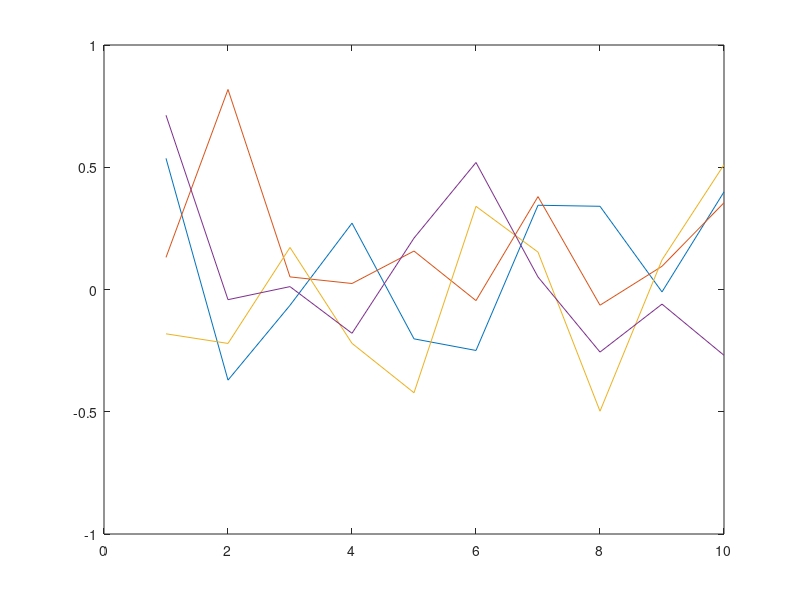
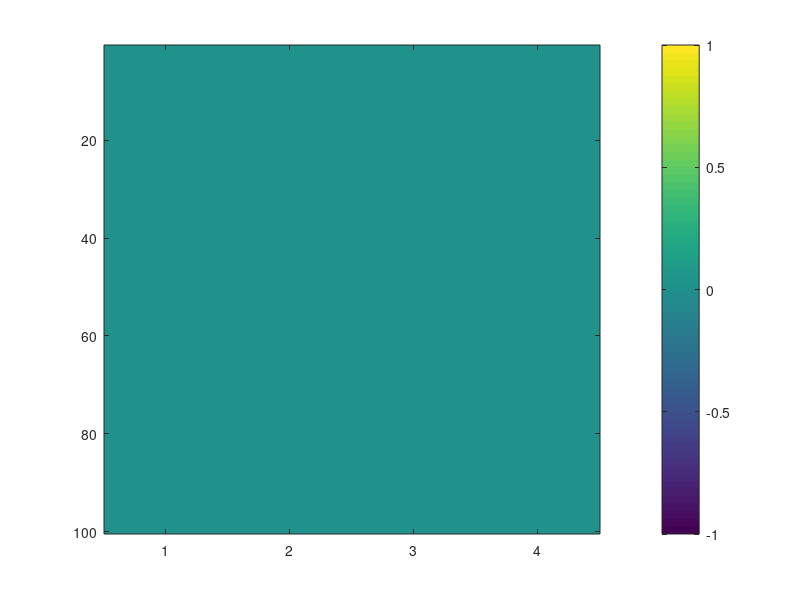

Write the MATLAB code that produced these figures, in order.
clear all
close all
clc

m = 100; 
n = 10; 
A = randn(m, n);
r = 4; 
[U, S, V] = svd(A);
U = U(:, 1:r);
S = S(1:r, 1:r);
V = V(:, 1:r);
B = U * S * V';
r1 = rank(A);
r2 = rank(B);



[coeff,score,latent] = pca(B, 'NumComponents', 4);
original = bsxfun(@minus, B, mean(B))*coeff;

figure;
axis equal;
plot(coeff,'DisplayName','coeff');

Err = score - original;
figure;
imagesc(Err);
colorbar;
